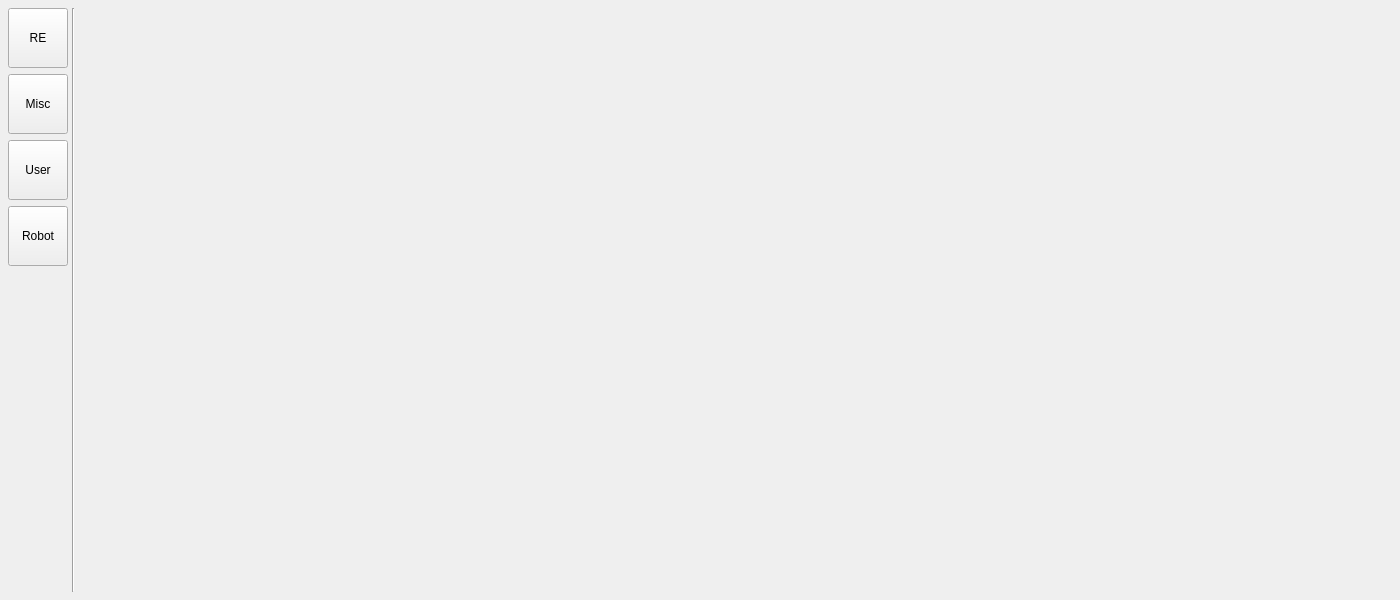
<?xml version="1.0" encoding="UTF-8"?>
<ui version="4.0">
 <class>MainWindow</class>
 <widget class="QMainWindow" name="MainWindow">
  <property name="geometry">
   <rect>
    <x>0</x>
    <y>0</y>
    <width>1400</width>
    <height>600</height>
   </rect>
  </property>
  <property name="minimumSize">
   <size>
    <width>1400</width>
    <height>600</height>
   </size>
  </property>
  <property name="windowTitle">
   <string>MainWindow</string>
  </property>
  <widget class="QWidget" name="centralwidget">
   <layout class="QHBoxLayout" name="horizontalLayout_2">
    <property name="spacing">
     <number>4</number>
    </property>
    <property name="leftMargin">
     <number>8</number>
    </property>
    <property name="topMargin">
     <number>8</number>
    </property>
    <property name="rightMargin">
     <number>8</number>
    </property>
    <property name="bottomMargin">
     <number>8</number>
    </property>
    <item>
     <layout class="QHBoxLayout" name="horizontalLayout">
      <item>
       <widget class="QWidget" name="sidebar_container" native="true">
        <layout class="QVBoxLayout" name="verticalLayout_2">
         <property name="leftMargin">
          <number>0</number>
         </property>
         <property name="topMargin">
          <number>0</number>
         </property>
         <property name="rightMargin">
          <number>0</number>
         </property>
         <property name="bottomMargin">
          <number>0</number>
         </property>
         <item>
          <layout class="QVBoxLayout" name="verticalLayout">
           <item>
            <widget class="QPushButton" name="sidebar_re_btn">
             <property name="minimumSize">
              <size>
               <width>0</width>
               <height>60</height>
              </size>
             </property>
             <property name="maximumSize">
              <size>
               <width>60</width>
               <height>60</height>
              </size>
             </property>
             <property name="text">
              <string>RE</string>
             </property>
            </widget>
           </item>
           <item>
            <widget class="QPushButton" name="sidebar_misc_btn">
             <property name="minimumSize">
              <size>
               <width>0</width>
               <height>60</height>
              </size>
             </property>
             <property name="maximumSize">
              <size>
               <width>60</width>
               <height>60</height>
              </size>
             </property>
             <property name="text">
              <string>Misc</string>
             </property>
            </widget>
           </item>
           <item>
            <widget class="QPushButton" name="sidebar_user_btn">
             <property name="minimumSize">
              <size>
               <width>0</width>
               <height>60</height>
              </size>
             </property>
             <property name="maximumSize">
              <size>
               <width>60</width>
               <height>60</height>
              </size>
             </property>
             <property name="text">
              <string>User</string>
             </property>
            </widget>
           </item>
           <item>
            <widget class="QPushButton" name="sidebar_robot_btn">
             <property name="minimumSize">
              <size>
               <width>0</width>
               <height>60</height>
              </size>
             </property>
             <property name="maximumSize">
              <size>
               <width>60</width>
               <height>60</height>
              </size>
             </property>
             <property name="text">
              <string>Robot</string>
             </property>
            </widget>
           </item>
           <item>
            <spacer name="verticalSpacer">
             <property name="orientation">
              <enum>Qt::Orientation::Vertical</enum>
             </property>
             <property name="sizeHint" stdset="0">
              <size>
               <width>20</width>
               <height>40</height>
              </size>
             </property>
            </spacer>
           </item>
          </layout>
         </item>
        </layout>
       </widget>
      </item>
      <item>
       <widget class="Line" name="line">
        <property name="orientation">
         <enum>Qt::Orientation::Vertical</enum>
        </property>
       </widget>
      </item>
      <item>
       <widget class="QStackedWidget" name="content_container"/>
      </item>
     </layout>
    </item>
   </layout>
  </widget>
 </widget>
 <resources/>
 <connections/>
</ui>
